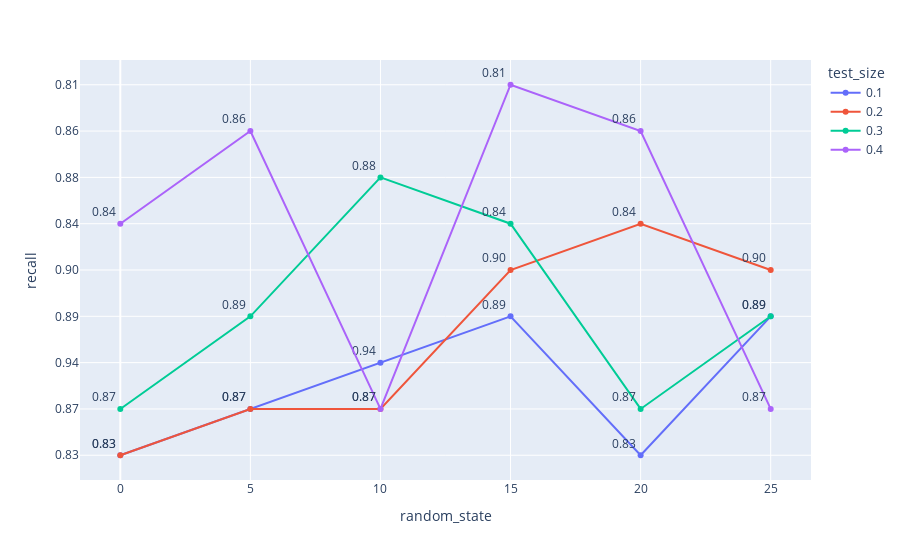

Here is the notebook cell this chart was saved with:
### Code cell
import plotly.express as px
fig = px.line(optimal, x='random_state', y='recall',color='test_size',
              text='recall', markers=True)
fig.update_traces(textposition='top left')
fig.show()

### Figure 1 — Plotly figure (JSON) as saved in the notebook; plotly's stock layout.template omitted (floating-point values rounded to 4 significant figures)
{"data": [{"hovertemplate": "test_size=0.1<br>random_state=%{x}<br>recall=%{text}<extra></extra>", "legendgroup": "0.1", "line": {"color": "#636efa", "dash": "solid"}, "marker": {"symbol": "circle"}, "mode": "lines+markers+text", "name": "0.1", "orientation": "h", "showlegend": true, "text": ["0.83", "0.87", "0.94", "0.89", "0.83", "0.89"], "textposition": "top left", "type": "scatter", "x": [0, 5, 10, 15, 20, 25], "xaxis": "x", "y": ["0.83", "0.87", "0.94", "0.89", "0.83", "0.89"], "yaxis": "y"}, {"hovertemplate": "test_size=0.2<br>random_state=%{x}<br>recall=%{text}<extra></extra>", "legendgroup": "0.2", "line": {"color": "#EF553B", "dash": "solid"}, "marker": {"symbol": "circle"}, "mode": "lines+markers+text", "name": "0.2", "orientation": "h", "showlegend": true, "text": ["0.83", "0.87", "0.87", "0.90", "0.84", "0.90"], "textposition": "top left", "type": "scatter", "x": [0, 5, 10, 15, 20, 25], "xaxis": "x", "y": ["0.83", "0.87", "0.87", "0.90", "0.84", "0.90"], "yaxis": "y"}, {"hovertemplate": "test_size=0.3<br>random_state=%{x}<br>recall=%{text}<extra></extra>", "legendgroup": "0.3", "line": {"color": "#00cc96", "dash": "solid"}, "marker": {"symbol": "circle"}, "mode": "lines+markers+text", "name": "0.3", "orientation": "h", "showlegend": true, "text": ["0.87", "0.89", "0.88", "0.84", "0.87", "0.89"], "textposition": "top left", "type": "scatter", "x": [0, 5, 10, 15, 20, 25], "xaxis": "x", "y": ["0.87", "0.89", "0.88", "0.84", "0.87", "0.89"], "yaxis": "y"}, {"hovertemplate": "test_size=0.4<br>random_state=%{x}<br>recall=%{text}<extra></extra>", "legendgroup": "0.4", "line": {"color": "#ab63fa", "dash": "solid"}, "marker": {"symbol": "circle"}, "mode": "lines+markers+text", "name": "0.4", "orientation": "h", "showlegend": true, "text": ["0.84", "0.86", "0.87", "0.81", "0.86", "0.87"], "textposition": "top left", "type": "scatter", "x": [0, 5, 10, 15, 20, 25], "xaxis": "x", "y": ["0.84", "0.86", "0.87", "0.81", "0.86", "0.87"], "yaxis": "y"}], "layout": {"legend": {"title": {"text": "test_size"}, "tracegroupgap": 0}, "margin": {"t": 60}, "xaxis": {"anchor": "y", "domain": [0, 1], "title": {"text": "random_state"}}, "yaxis": {"anchor": "x", "domain": [0, 1], "title": {"text": "recall"}}}}
